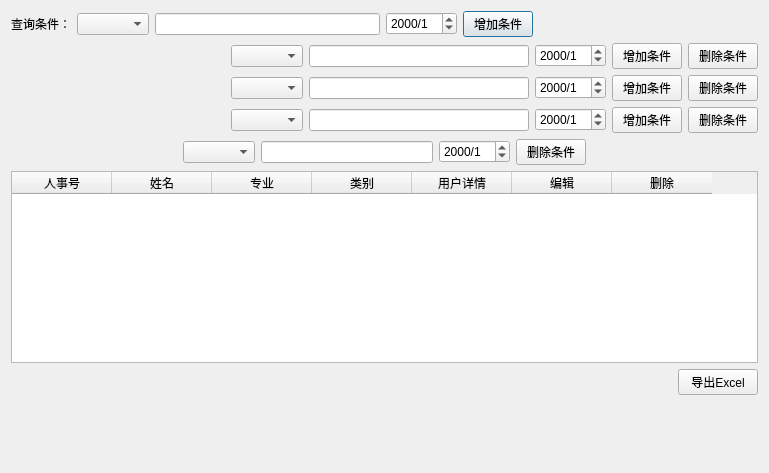
<?xml version="1.0" encoding="UTF-8"?>
<ui version="4.0">
 <class>InfoQueryDialog</class>
 <widget class="QDialog" name="InfoQueryDialog">
  <property name="geometry">
   <rect>
    <x>0</x>
    <y>0</y>
    <width>769</width>
    <height>473</height>
   </rect>
  </property>
  <property name="windowTitle">
   <string>Dialog</string>
  </property>
  <layout class="QVBoxLayout" name="verticalLayout_2">
   <item>
    <layout class="QVBoxLayout" name="verticalLayout">
     <item>
      <layout class="QHBoxLayout" name="horizontalLayout">
       <item>
        <widget class="QLabel" name="label">
         <property name="text">
          <string>查询条件：</string>
         </property>
        </widget>
       </item>
       <item>
        <widget class="QComboBox" name="m_ConditionType1"/>
       </item>
       <item>
        <widget class="QLineEdit" name="m_ConditionEdit1"/>
       </item>
       <item>
        <widget class="QDateEdit" name="m_ConditionData1">
         <property name="displayFormat">
          <string>yyyy/M</string>
         </property>
        </widget>
       </item>
       <item>
        <widget class="QPushButton" name="m_AddCondition1">
         <property name="minimumSize">
          <size>
           <width>0</width>
           <height>0</height>
          </size>
         </property>
         <property name="maximumSize">
          <size>
           <width>70</width>
           <height>16777215</height>
          </size>
         </property>
         <property name="text">
          <string>增加条件</string>
         </property>
        </widget>
       </item>
       <item>
        <spacer name="horizontalSpacer">
         <property name="orientation">
          <enum>Qt::Horizontal</enum>
         </property>
         <property name="sizeHint" stdset="0">
          <size>
           <width>40</width>
           <height>20</height>
          </size>
         </property>
        </spacer>
       </item>
      </layout>
     </item>
     <item>
      <layout class="QHBoxLayout" name="horizontalLayout_2">
       <item>
        <spacer name="horizontalSpacer_3">
         <property name="orientation">
          <enum>Qt::Horizontal</enum>
         </property>
         <property name="sizeHint" stdset="0">
          <size>
           <width>40</width>
           <height>20</height>
          </size>
         </property>
        </spacer>
       </item>
       <item>
        <widget class="QComboBox" name="m_ConditionType2"/>
       </item>
       <item>
        <widget class="QLineEdit" name="m_ConditionEdit2"/>
       </item>
       <item>
        <widget class="QDateEdit" name="m_ConditionData2">
         <property name="displayFormat">
          <string>yyyy/M</string>
         </property>
        </widget>
       </item>
       <item>
        <widget class="QPushButton" name="m_AddCondition2">
         <property name="maximumSize">
          <size>
           <width>70</width>
           <height>16777215</height>
          </size>
         </property>
         <property name="text">
          <string>增加条件</string>
         </property>
        </widget>
       </item>
       <item>
        <widget class="QPushButton" name="m_DelCondition2">
         <property name="maximumSize">
          <size>
           <width>70</width>
           <height>16777215</height>
          </size>
         </property>
         <property name="text">
          <string>删除条件</string>
         </property>
        </widget>
       </item>
      </layout>
     </item>
     <item>
      <layout class="QHBoxLayout" name="horizontalLayout_3">
       <item>
        <spacer name="horizontalSpacer_4">
         <property name="orientation">
          <enum>Qt::Horizontal</enum>
         </property>
         <property name="sizeHint" stdset="0">
          <size>
           <width>40</width>
           <height>20</height>
          </size>
         </property>
        </spacer>
       </item>
       <item>
        <widget class="QComboBox" name="m_ConditionType3"/>
       </item>
       <item>
        <widget class="QLineEdit" name="m_ConditionEdit3"/>
       </item>
       <item>
        <widget class="QDateEdit" name="m_ConditionData3">
         <property name="displayFormat">
          <string>yyyy/M</string>
         </property>
        </widget>
       </item>
       <item>
        <widget class="QPushButton" name="m_AddCondition3">
         <property name="maximumSize">
          <size>
           <width>70</width>
           <height>16777215</height>
          </size>
         </property>
         <property name="text">
          <string>增加条件</string>
         </property>
        </widget>
       </item>
       <item>
        <widget class="QPushButton" name="m_DelCondition3">
         <property name="maximumSize">
          <size>
           <width>70</width>
           <height>16777215</height>
          </size>
         </property>
         <property name="text">
          <string>删除条件</string>
         </property>
        </widget>
       </item>
      </layout>
     </item>
     <item>
      <layout class="QHBoxLayout" name="horizontalLayout_4">
       <item>
        <spacer name="horizontalSpacer_5">
         <property name="orientation">
          <enum>Qt::Horizontal</enum>
         </property>
         <property name="sizeHint" stdset="0">
          <size>
           <width>40</width>
           <height>20</height>
          </size>
         </property>
        </spacer>
       </item>
       <item>
        <widget class="QComboBox" name="m_ConditionType4"/>
       </item>
       <item>
        <widget class="QLineEdit" name="m_ConditionEdit4"/>
       </item>
       <item>
        <widget class="QDateEdit" name="m_ConditionData4">
         <property name="displayFormat">
          <string>yyyy/M</string>
         </property>
        </widget>
       </item>
       <item>
        <widget class="QPushButton" name="m_AddCondition4">
         <property name="maximumSize">
          <size>
           <width>70</width>
           <height>16777215</height>
          </size>
         </property>
         <property name="text">
          <string>增加条件</string>
         </property>
        </widget>
       </item>
       <item>
        <widget class="QPushButton" name="m_DelCondition4">
         <property name="maximumSize">
          <size>
           <width>70</width>
           <height>16777215</height>
          </size>
         </property>
         <property name="text">
          <string>删除条件</string>
         </property>
        </widget>
       </item>
      </layout>
     </item>
     <item>
      <layout class="QHBoxLayout" name="horizontalLayout_5">
       <item>
        <spacer name="horizontalSpacer_6">
         <property name="orientation">
          <enum>Qt::Horizontal</enum>
         </property>
         <property name="sizeHint" stdset="0">
          <size>
           <width>40</width>
           <height>20</height>
          </size>
         </property>
        </spacer>
       </item>
       <item>
        <widget class="QComboBox" name="m_ConditionType5"/>
       </item>
       <item>
        <widget class="QLineEdit" name="m_ConditionEdit5"/>
       </item>
       <item>
        <widget class="QDateEdit" name="m_ConditionData5">
         <property name="displayFormat">
          <string>yyyy/M</string>
         </property>
        </widget>
       </item>
       <item>
        <widget class="QPushButton" name="m_DelCondition5">
         <property name="maximumSize">
          <size>
           <width>70</width>
           <height>16777215</height>
          </size>
         </property>
         <property name="text">
          <string>删除条件</string>
         </property>
        </widget>
       </item>
       <item>
        <spacer name="horizontalSpacer_2">
         <property name="orientation">
          <enum>Qt::Horizontal</enum>
         </property>
         <property name="sizeHint" stdset="0">
          <size>
           <width>40</width>
           <height>20</height>
          </size>
         </property>
        </spacer>
       </item>
      </layout>
     </item>
     <item>
      <widget class="QTableWidget" name="tableWidget">
       <column>
        <property name="text">
         <string>人事号</string>
        </property>
       </column>
       <column>
        <property name="text">
         <string>姓名</string>
        </property>
       </column>
       <column>
        <property name="text">
         <string>专业</string>
        </property>
       </column>
       <column>
        <property name="text">
         <string>类别</string>
        </property>
       </column>
       <column>
        <property name="text">
         <string>用户详情</string>
        </property>
       </column>
       <column>
        <property name="text">
         <string>编辑</string>
        </property>
       </column>
       <column>
        <property name="text">
         <string>删除</string>
        </property>
       </column>
      </widget>
     </item>
    </layout>
   </item>
   <item>
    <layout class="QHBoxLayout" name="horizontalLayout_6">
     <item>
      <spacer name="horizontalSpacer_7">
       <property name="orientation">
        <enum>Qt::Horizontal</enum>
       </property>
       <property name="sizeHint" stdset="0">
        <size>
         <width>40</width>
         <height>20</height>
        </size>
       </property>
      </spacer>
     </item>
     <item>
      <widget class="QPushButton" name="pushButton">
       <property name="text">
        <string>导出Excel</string>
       </property>
      </widget>
     </item>
    </layout>
   </item>
   <item>
    <spacer name="verticalSpacer">
     <property name="orientation">
      <enum>Qt::Vertical</enum>
     </property>
     <property name="sizeHint" stdset="0">
      <size>
       <width>20</width>
       <height>40</height>
      </size>
     </property>
    </spacer>
   </item>
  </layout>
 </widget>
 <resources/>
 <connections/>
</ui>
